Frame 1 (no input): blank canvas, image omitted
Frame 60 (no input): blank canvas, image omitted
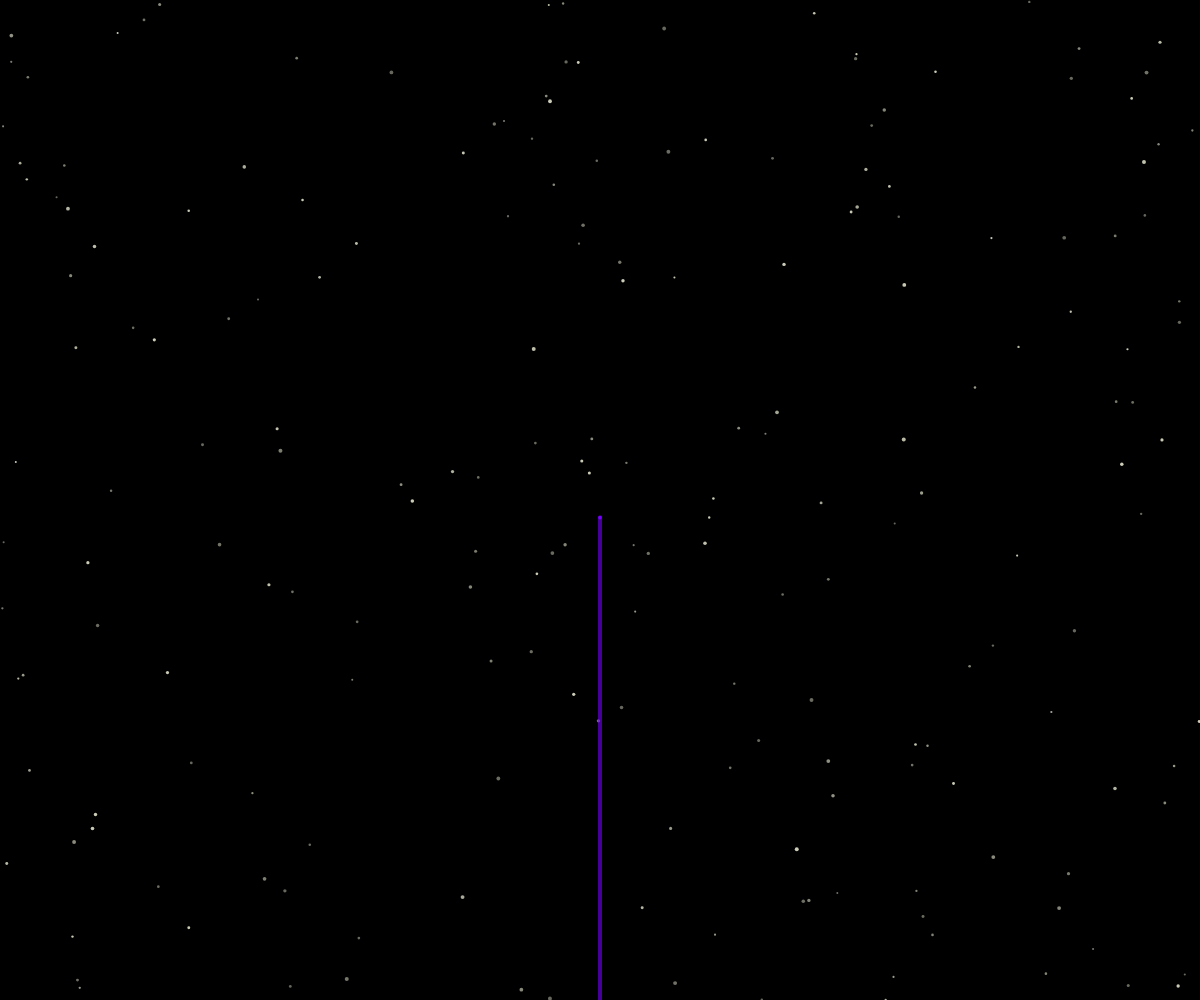
Frame 120 (the mouse pressed at the canvas centre since frame 60)

The p5.js sketch whose frames 1 and 60 were blank and that drew this single picture after the mouse press (run headless with seeded random() and noise() and a simulated clock; from frame 60 on, the mouse is pressed at the canvas centre):

// p5.js sketch
// ── sketch.js
let night;

function setup() {
  createCanvas(windowWidth, windowHeight);
  // HSB mode: Hue (0-360), Saturation (0-100), Brightness (0-100), Alpha (0-100)
  colorMode(HSB, 360, 100, 100, 100);
  night = new Night();
}

function draw() {
  // Clear background completely with opaque black
  background(0, 0, 0);
  night.display();
}

function mousePressed() {
  night.launchFirework(mouseX, mouseY);
}

function windowResized() {
  resizeCanvas(windowWidth, windowHeight);
}

class Night {
  constructor() {
    this.stars = [];
    this.fireworks = [];
    this.gravity = createVector(0, 0.2);
    this.initStars(200);
  }

  initStars(count) {
    for (let i = 0; i < count; i++) {
      this.stars.push({
        x: random(width),
        y: random(height),
        brightness: random(50, 100),
        flickerSpeed: random(0.01, 0.05),
        size: random(2, 4),
      });
    }
  }

  drawStars() {
    noStroke();
    for (let star of this.stars) {
      star.brightness += sin(frameCount * star.flickerSpeed);
      // Map sine wave to valid brightness range
      let b = map(sin(frameCount * star.flickerSpeed), -1, 1, 50, 100);
      fill(60, 10, b, 80); // Adjusted alpha for 0-100 range
      ellipse(star.x, star.y, star.size);
    }
  }

  launchFirework(x, y) {
    // Launch multiple for a "finale" feel if desired, or just one
    this.fireworks.push(new Firework(x, y, this.gravity));
  }

  display() {
    // Stars in background
    this.drawStars();

    // Update and draw fireworks
    for (let i = this.fireworks.length - 1; i >= 0; i--) {
      this.fireworks[i].update();
      this.fireworks[i].show();

      if (this.fireworks[i].done()) {
        this.fireworks.splice(i, 1);
      }
    }
  }
}

class Particle {
  constructor(x, y, hu, firework, gravity, targetY) {
    this.pos = createVector(x, y);
    this.firework = firework; // Is this the rocket (seed) or a particle?
    this.lifespan = 500;
    this.hu = hu;
    this.acc = createVector(0, 0);
    this.history = []; // For trail

    if (this.firework) {
      // Calculate exact launch velocity to stop at targetY
      // v^2 = u^2 + 2as -> 0 = u^2 + 2*g*(targetY - startY)
      // u = sqrt(-2*g*(targetY - startY))
      // Since positive direction is down:
      // displacement = targetY - height (negative value)
      // acceleration = gravity (positive value)
      // u^2 = -2 * g * displacement
      let displacement = targetY - height;
      let u = sqrt(abs(2 * gravity.y * displacement));
      this.vel = createVector(0, -u);
    } else {
      this.vel = p5.Vector.random2D();
      // Depth effect: Random magnitude multiplier passed from Firework or randomized here?
      // Logic handled in Firework for consistent depth per explosion
    }
  }

  applyForce(force) {
    this.acc.add(force);
  }

  update() {
    if (this.firework) {
      // Record history for rocket
      this.history.push(this.pos.copy());
      if (this.history.length > 60) {
        this.history.splice(0, 1);
      }
    } else {
      this.vel.mult(1); // Air resistance / drag for explosion particles

      // Decay based on velocity: Faster particles fade faster
      // Base decay 1.5 + extra based on speed (tuned for 100 range)
      this.lifespan -= 1.5 + this.vel.mag() * 0.8;
    }

    this.vel.add(this.acc);
    this.pos.add(this.vel);
    this.acc.mult(0);
  }

  done() {
    return this.lifespan < 0;
  }

  show() {
    // Already in correct color mode from setup

    if (this.firework) {
      // Draw Trail
      noFill();
      stroke(this.hu, 100, 100, 60); // Alpha 60/100
      strokeWeight(4);
      beginShape();
      for (let i = 0; i < this.history.length; i++) {
        vertex(this.history[i].x, this.history[i].y);
      }
      endShape();

      // Draw Head
      stroke(this.hu, 100, 100, 100);
      strokeWeight(4);
      point(this.pos.x, this.pos.y);
    } else {
      strokeWeight(4); // Particles
      stroke(this.hu, 100, 100, this.lifespan);
      point(this.pos.x, this.pos.y);
    }
  }
}

class Firework {
  constructor(targetX, targetY, gravity) {
    this.hu = random(360); // Base color (not used for particles in new logic)
    this.gravity = gravity;
    // Rocket particle
    this.firework = new Particle(targetX, height, this.hu, true, this.gravity, targetY);
    this.exploded = false;
    this.particles = [];
  }

  done() {
    return this.exploded && this.particles.length === 0;
  }

  update() {
    // 1. Update the main rocket if it exists
    if (!this.exploded) {
      this.firework.applyForce(this.gravity);
      this.firework.update();

      // Explode when it reaches the apex (velocity turns positive/downward)
      if (this.firework.vel.y >= 0) {
        this.exploded = true;
        this.explode();
      }
    }

    // 2. Update all explosion particles
    for (let i = this.particles.length - 1; i >= 0; i--) {
      this.particles[i].applyForce(this.gravity);
      this.particles[i].update();
      if (this.particles[i].done()) {
        this.particles.splice(i, 1);
      }
    }
  }

  explode() {
    // Generate 5 random colors for this explosion
    let colors = [];
    for (let i = 0; i < 10; i++) {
      colors.push(random(360));
    }

    // Depth effect: Randomize burst power/size for this specific firework
    let scale = random(0.5, 1.5);

    // Generate many particles
    for (let i = 0; i < 150; i++) {
      // Pick one of the 5 colors randomly
      let c = random(colors);
      const p = new Particle(this.firework.pos.x, this.firework.pos.y, c, false);

      // Scale the velocity for depth
      p.vel.mult(random(2, 10) * scale);

      this.particles.push(p);
    }
  }

  show() {
    if (!this.exploded) {
      this.firework.show();
    }
    for (let i = 0; i < this.particles.length; i++) {
      this.particles[i].show();
    }
  }
}
